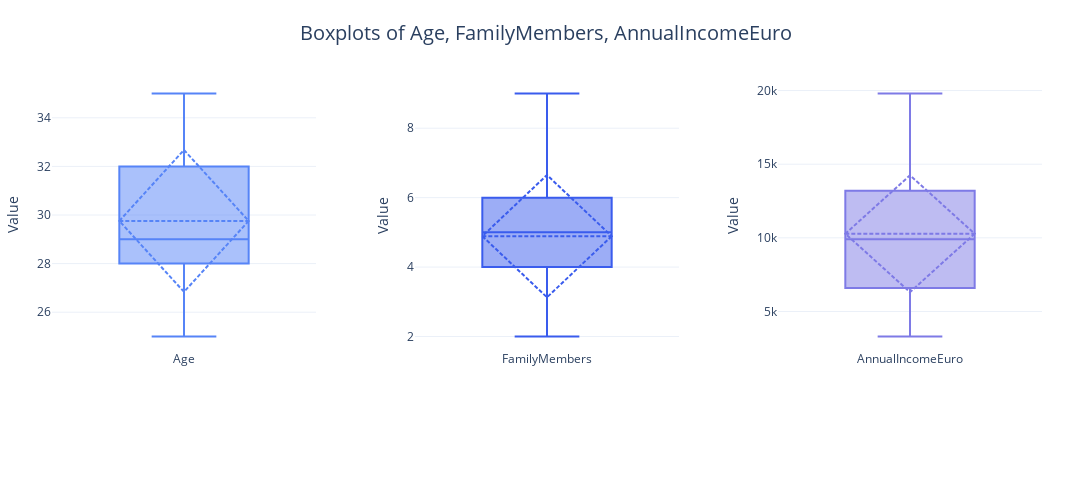

Notebook code for this chart:
### Markdown cell above
**International Travel Experience**: The dataset shows a significant difference in international travel experience. Approximately 800 individuals have not traveled abroad, while around 200 individuals have traveled abroad. Although the gap is not as extreme as previously mentioned, it still suggests that international travel experience could influence perceptions and decisions regarding travel insurance. Those with international travel experience may have different risk assessments and insurance requirements compared to those without such experience.

**Travel Insurance Adoption**: The distribution of travel insurance adoption in the dataset is more balanced than initially stated. Around 600 individuals have travel insurance, while approximately 400 individuals do not have travel insurance. While there is still room for increasing travel insurance coverage, the proportion of insured individuals is higher than previously mentioned. Understanding the factors that influence the decision to purchase travel insurance remains crucial for targeted marketing and product development strategies.

**Health Conditions**: The dataset reveals that the majority of individuals, around 800, do not have chronic diseases. However, there is a significant portion, approximately 400 individuals, who have chronic diseases. This distribution highlights the importance of considering health status when analyzing travel insurance decisions. Individuals with chronic diseases may have different insurance requirements and motivations compared to those without such conditions.

Now lets move on to the outliers, lets see if our numerical features has any outliers.

### Code cell
plot_combined_boxplots(
    travel_df, numerical_features, save_path="images/combined_boxplot.png"
)

### Figure 1 — Plotly figure (JSON) as saved in the notebook; plotly's stock layout.template omitted (floating-point values rounded to 4 significant figures; data arrays with more than 128 entries replaced by an {"elided": "..."} marker saying what was removed)
{"data": [{"boxmean": "sd", "marker": {"color": "#5684F7", "line": {"color": "#000000", "width": 1}}, "showlegend": false, "type": "box", "xaxis": "x", "y": {"elided": "1249 int values"}, "yaxis": "y"}, {"boxmean": "sd", "marker": {"color": "#3A5CED", "line": {"color": "#000000", "width": 1}}, "showlegend": false, "type": "box", "xaxis": "x2", "y": {"elided": "1249 int values"}, "yaxis": "y2"}, {"boxmean": "sd", "marker": {"color": "#7E7AE6", "line": {"color": "#000000", "width": 1}}, "showlegend": false, "type": "box", "xaxis": "x3", "y": {"elided": "1249 float values"}, "yaxis": "y3"}], "layout": {"height": 500, "margin": {"b": 150, "l": 50, "r": 50, "t": 80}, "showlegend": false, "title": {"font": {"size": 20}, "text": "Boxplots of Age, FamilyMembers, AnnualIncomeEuro", "x": 0.5}, "width": 1200, "xaxis": {"anchor": "y", "domain": [0, 0.2667], "showticklabels": true, "ticktext": ["Age"], "tickvals": [0], "title": {"font": {"size": 14}}}, "xaxis2": {"anchor": "y2", "domain": [0.3667, 0.6333], "showticklabels": true, "ticktext": ["FamilyMembers"], "tickvals": [0], "title": {"font": {"size": 14}}}, "xaxis3": {"anchor": "y3", "domain": [0.7333, 1], "showticklabels": true, "ticktext": ["AnnualIncomeEuro"], "tickvals": [0], "title": {"font": {"size": 14}}}, "yaxis": {"anchor": "x", "domain": [0, 1], "title": {"font": {"size": 14}, "text": "Value"}}, "yaxis2": {"anchor": "x2", "domain": [0, 1], "title": {"font": {"size": 14}, "text": "Value"}}, "yaxis3": {"anchor": "x3", "domain": [0, 1], "title": {"font": {"size": 14}, "text": "Value"}}}}
